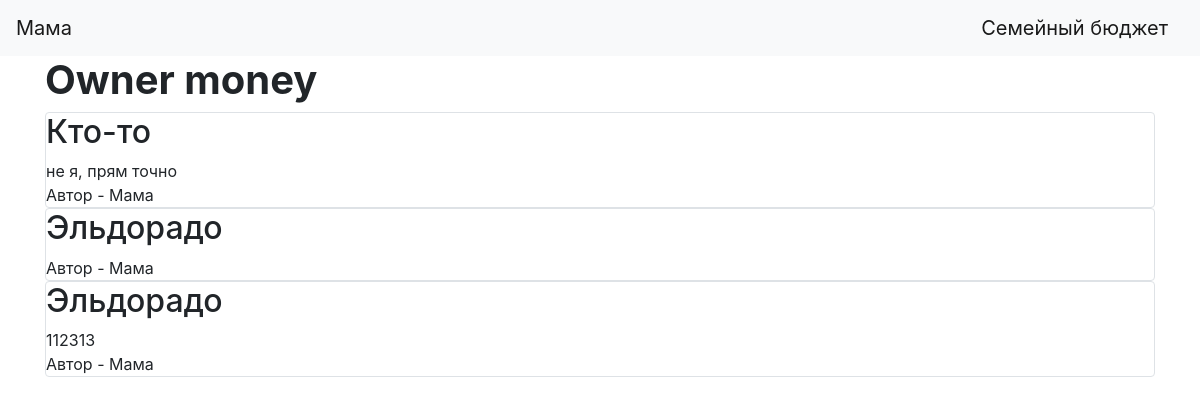
Page /owner_money_table (signed in) on the committed database.
### data/users.py (models this page shows, shortened)
class User(SqlAlchemyBase, UserMixin):
    __tablename__ = 'users'
    id = sqlalchemy.Column(sqlalchemy.Integer,
                           primary_key=True, autoincrement=True)
    name = sqlalchemy.Column(sqlalchemy.String, nullable=True)
    email = sqlalchemy.Column(sqlalchemy.String,
                              index=True, unique=True, nullable=True)
    hashed_password = sqlalchemy.Column(sqlalchemy.String, nullable=True)
    created_date = sqlalchemy.Column(sqlalchemy.DateTime,
                                     default=datetime.datetime.now)
    cards = orm.relation("Cards", back_populates='user')
    type_of_operation = orm.relation('Type_of_operation', back_populates='user')
    owner_money = orm.relation("Owner_money", back_populates='user')
    resource = orm.relation("Resource", back_populates='user')

### data/owner_money_class.py (models this page shows)
class Owner_money(SqlAlchemyBase):
    __tablename__ = 'owner_money'
    id = sqlalchemy.Column(sqlalchemy.Integer,
                           primary_key=True, autoincrement=True)
    title = sqlalchemy.Column(sqlalchemy.String, nullable=True)
    content = sqlalchemy.Column(sqlalchemy.String, nullable=True)
    user_id = sqlalchemy.Column(sqlalchemy.Integer,
                                sqlalchemy.ForeignKey("users.id"))
    user = orm.relation('User')

### main.py (the view)
@app.route('/owner_money_table')
def get_owner_money_table():
    db_sess = db_session.create_session()
    owner_money = db_sess.query(Owner_money).filter(Owner_money.user_id == current_user.id)
    return render_template("owner_money_table.html", owner_money=owner_money)

### data/db_session.py (called while the page is built)
def create_session() -> Session:
    global __factory
    return __factory()

### main.py (called while the page is built)
@login_manager.user_loader
def load_user(user_id):
    db_sess = db_session.create_session()
    return db_sess.query(User).get(user_id)

### templates/owner_money_table.html
{% extends "base.html" %}
{% block content %}
<h1><b>Owner money</b></h1>
{% for item in owner_money%}
<div class="col-md6 border rounded">
    <h2>{{item.title}}</h2>
    <div>
        {{item.content}}
    </div>
    <div>
        Автор - {{item.user.name}}
    </div>
</div>
{% endfor %}
{% endblock %}

### templates/base.html (shortened to what this page needs)
<!doctype html>
<html lang="en">
<head>
    <link rel="stylesheet"
          href="https://stackpath.bootstrapcdn.com/bootstrap/4.4.1/css/bootstrap.min.css"
>
</head>
<body>
<header>
    <nav class="navbar navbar-light bg-light">
        {% if current_user.is_authenticated %}
    <a class="navbar-brand" href="/logout">{{ current_user.name }}</a>
{% else %}
    <p>
        <a class="btn btn-primary " href="/register">Зарегистрироваться</a>
        <a class="btn btn-success" href="/login">Войти</a>
    </p>
{% endif %}
        <a class="navbar-brand" href="/">Семейный бюджет</a>
    </nav>
</header>
<main role="main" class="container">
    {% block content %}{% endblock %}
</main>
</body>
</html>

### rows in the picture
User: name "Мама"
Owner_money: title "Кто-то", content "не я, прям точно", user.name "Мама"
Owner_money: title "Эльдорадо", user.name "Мама"
Owner_money: title "Эльдорадо", content "112313", user.name "Мама"
